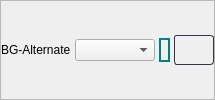
             <widget class="QFrame" name="bgalternate_1">
              <property name="maximumSize">
               <size>
                <width>16777215</width>
                <height>16777215</height>
               </size>
              </property>
              <property name="frameShape">
               <enum>QFrame::StyledPanel</enum>
              </property>
              <property name="frameShadow">
               <enum>QFrame::Raised</enum>
              </property>
              <layout class="QHBoxLayout" name="horizontalLayout_89">
               <property name="spacing">
                <number>4</number>
               </property>
               <property name="leftMargin">
                <number>0</number>
               </property>
               <property name="topMargin">
                <number>0</number>
               </property>
               <property name="rightMargin">
                <number>0</number>
               </property>
               <property name="bottomMargin">
                <number>0</number>
               </property>
               <item>
                <widget class="QLabel" name="background_21">
                 <property name="minimumSize">
                  <size>
                   <width>0</width>
                   <height>0</height>
                  </size>
                 </property>
                 <property name="maximumSize">
                  <size>
                   <width>70</width>
                   <height>16777215</height>
                  </size>
                 </property>
                 <property name="text">
                  <string>BG-Alternate</string>
                 </property>
                </widget>
               </item>
               <item>
                <widget class="QComboBox" name="changeSelectedColor_83">
                 <property name="minimumSize">
                  <size>
                   <width>80</width>
                   <height>0</height>
                  </size>
                 </property>
                 <property name="maximumSize">
                  <size>
                   <width>80</width>
                   <height>16777215</height>
                  </size>
                 </property>
                </widget>
               </item>
               <item>
                <widget class="QLabel" name="selectedColor_83">
                 <property name="minimumSize">
                  <size>
                   <width>0</width>
                   <height>24</height>
                  </size>
                 </property>
                 <property name="maximumSize">
                  <size>
                   <width>50</width>
                   <height>24</height>
                  </size>
                 </property>
                 <property name="styleSheet">
                  <string notr="true">QLabel{
	border: 2px solid teal;
	border-radius: 12px;
}</string>
                 </property>
                 <property name="text">
                  <string/>
                 </property>
                </widget>
               </item>
               <item>
                <widget class="QPushButton" name="colorPicker_83">
                 <property name="minimumSize">
                  <size>
                   <width>40</width>
                   <height>30</height>
                  </size>
                 </property>
                 <property name="maximumSize">
                  <size>
                   <width>40</width>
                   <height>30</height>
                  </size>
                 </property>
                 <property name="cursor">
                  <cursorShape>PointingHandCursor</cursorShape>
                 </property>
                 <property name="styleSheet">
                  <string notr="true">QPushButton { 
	   border: 1px  solid  rgb(49, 54, 72);
	border-radius: 3px;
 background: qlineargradient(x1: 0, y1: 0, x2: 0, y2: 1,
                                stop: 0 #13161f, stop: 0.4 #161924,
                                stop: 0.5 #171c26, stop: 1.0 #1b202c);
}

QPushButton:hover{
	background:rgb(62, 62, 62);
	border-radius: 3px;
}</string>
                 </property>
                 <property name="text">
                  <string/>
                 </property>
                
                </widget>
               </item>
              </layout>
             </widget>
